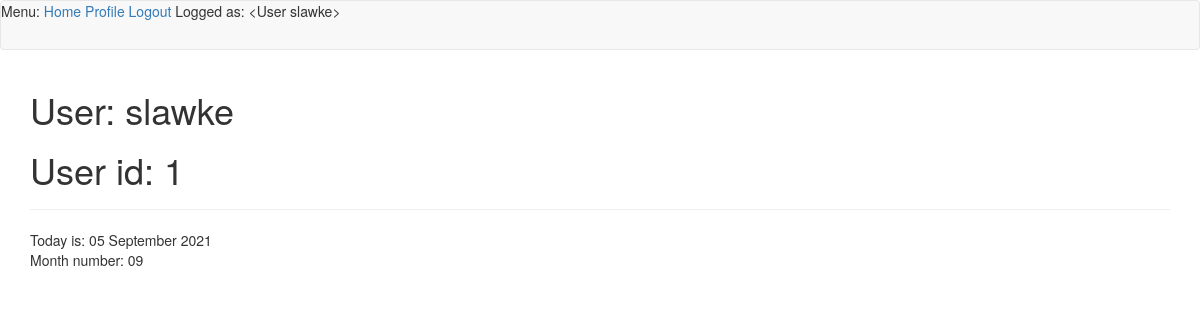
The page /slawke (signed in) on the database its author committed.
### app/models.py (models this page shows, shortened)
class User(UserMixin, db.Model):
    id = db.Column(db.Integer, primary_key=True)
    username = db.Column(db.String(64), index=True, unique=True)
    email = db.Column(db.String(120), index=True, unique=True)
    password_hash = db.Column(db.String(128))
    posts = db.relationship('Post', backref='author', lazy='dynamic')
    def __repr__(self):
        return '<User {}>'.format(self.username)

### app/routes.py (the view)
@app.route('/<username>')
@login_required
def user(username):
    user = User.query.filter_by(username=username).first_or_404()
    date = datetime.now()
    monthno = date.strftime("%m")
    if current_user == user:
        cos = "ZATWIERDZONE"
        return render_template('user.html', user=user, date=date.strftime("%d  %B %Y"), monthno=monthno)
    else:
        cos = "NEGATYWNE"
        return render_template('user_error.html', user=user, cos=cos)

### app/models.py (called while the page is built)
@login.user_loader
def load_user(id):
    return User.query.get(int(id))

### app/templates/user.html
{% extends "base.html" %}
{% block app_content %}
    <h1>User: {{ user.username }}</h1>
    <h1>User id: {{ user.id }}</h1>
    <hr>
    Today is: {{ date }}
    <br>
    Month number: {{ monthno }}
{% endblock %}

### app/templates/base.html (shortened to what this page needs)
{% extends 'bootstrap/base.html' %}
{% block navbar %}
    <nav class="navbar navbar-default">
        <div>
            Menu:
            <a href="{{ url_for('index') }}">Home</a>
            {% if current_user.is_anonymous %}
            <a href="{{ url_for('login') }}">Login</a>
            <a href="{{ url_for('register') }}">Register</a>
            {% else %}
            <a href="{{ url_for('user', username=current_user.username) }}">Profile</a>
            <a href="{{ url_for('logout') }}">Logout</a>
            {% endif %}
            Logged as: {{ current_user }}
        </div>
    </nav>
{% endblock %}
{% block content %}
    <div class="container">
        {% block app_content %}{% endblock %}
    </div>
{% endblock %}

### rows shown on the page
User: username "<User slawke>", username "slawke", id "1"

### other values the page prints
{{ date }} "05 September 2021"
{{ monthno }} "09"
